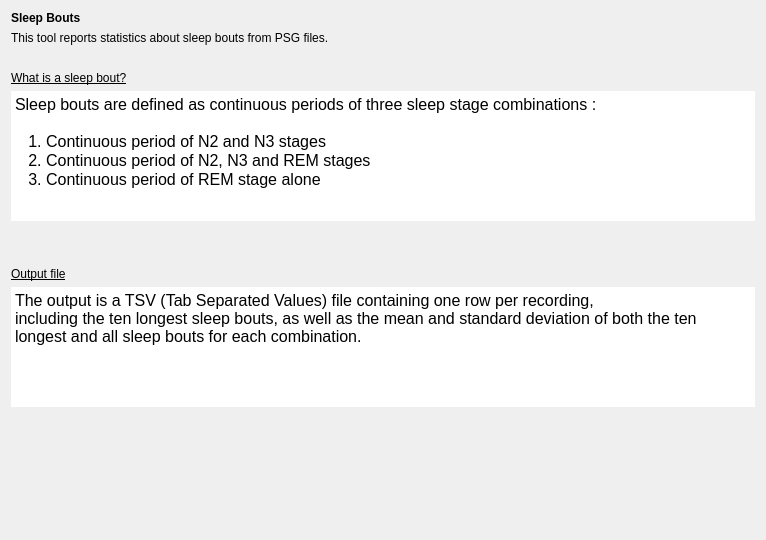
<?xml version="1.0" encoding="UTF-8"?>
<ui version="4.0">
 <class>IntroStep</class>
 <widget class="QWidget" name="IntroStep">
  <property name="geometry">
   <rect>
    <x>0</x>
    <y>0</y>
    <width>766</width>
    <height>540</height>
   </rect>
  </property>
  <property name="windowTitle">
   <string>Form</string>
  </property>
  <property name="styleSheet">
   <string notr="true">font: 12pt &quot;Roboto&quot;;</string>
  </property>
  <layout class="QHBoxLayout" name="horizontalLayout_2">
   <item>
    <layout class="QVBoxLayout" name="verticalLayout_4">
     <item>
      <layout class="QVBoxLayout" name="verticalLayout">
       <item>
        <widget class="QLabel" name="label">
         <property name="text">
          <string>&lt;html&gt;&lt;head/&gt;&lt;body&gt;&lt;p&gt;&lt;span style=&quot; font-weight:600;&quot;&gt;Sleep Bouts&lt;/span&gt;&lt;/p&gt;&lt;/body&gt;&lt;/html&gt;</string>
         </property>
        </widget>
       </item>
       <item>
        <widget class="QLabel" name="label_2">
         <property name="text">
          <string>This tool reports statistics about sleep bouts from PSG files.</string>
         </property>
        </widget>
       </item>
      </layout>
     </item>
     <item>
      <spacer name="verticalSpacer">
       <property name="orientation">
        <enum>Qt::Orientation::Vertical</enum>
       </property>
       <property name="sizeType">
        <enum>QSizePolicy::Policy::Fixed</enum>
       </property>
       <property name="sizeHint" stdset="0">
        <size>
         <width>20</width>
         <height>20</height>
        </size>
       </property>
      </spacer>
     </item>
     <item>
      <layout class="QVBoxLayout" name="verticalLayout_2">
       <item>
        <widget class="QLabel" name="label_3">
         <property name="text">
          <string>&lt;html&gt;&lt;head/&gt;&lt;body&gt;&lt;p&gt;&lt;span style=&quot; text-decoration: underline;&quot;&gt;What is a sleep bout?&lt;/span&gt;&lt;/p&gt;&lt;/body&gt;&lt;/html&gt;</string>
         </property>
        </widget>
       </item>
       <item>
        <widget class="QTextEdit" name="textEdit_2">
         <property name="maximumSize">
          <size>
           <width>16777215</width>
           <height>130</height>
          </size>
         </property>
         <property name="frameShape">
          <enum>QFrame::Shape::NoFrame</enum>
         </property>
         <property name="frameShadow">
          <enum>QFrame::Shadow::Plain</enum>
         </property>
         <property name="lineWidth">
          <number>0</number>
         </property>
         <property name="readOnly">
          <bool>true</bool>
         </property>
         <property name="html">
          <string>&lt;!DOCTYPE HTML PUBLIC &quot;-//W3C//DTD HTML 4.0//EN&quot; &quot;http://www.w3.org/TR/REC-html40/strict.dtd&quot;&gt;
&lt;html&gt;&lt;head&gt;&lt;meta name=&quot;qrichtext&quot; content=&quot;1&quot; /&gt;&lt;meta charset=&quot;utf-8&quot; /&gt;&lt;style type=&quot;text/css&quot;&gt;
p, li { white-space: pre-wrap; }
hr { height: 1px; border-width: 0; }
li.unchecked::marker { content: &quot;\2610&quot;; }
li.checked::marker { content: &quot;\2612&quot;; }
&lt;/style&gt;&lt;/head&gt;&lt;body style=&quot; font-family:'Roboto'; font-size:12pt; font-weight:400; font-style:normal;&quot;&gt;
&lt;p style=&quot; margin-top:0px; margin-bottom:0px; margin-left:0px; margin-right:0px; -qt-block-indent:0; text-indent:0px;&quot;&gt;Sleep bouts are defined as continuous periods of three sleep stage combinations : &lt;br /&gt;&lt;/p&gt;
&lt;p style=&quot; margin-top:0px; margin-bottom:0px; margin-left:0px; margin-right:0px; -qt-block-indent:0; text-indent:0px;&quot;&gt;   1. Continuous period of N2 and N3 stages&lt;/p&gt;
&lt;p style=&quot; margin-top:0px; margin-bottom:0px; margin-left:0px; margin-right:0px; -qt-block-indent:0; text-indent:0px;&quot;&gt;   2. Continuous period of N2, N3 and REM stages&lt;/p&gt;
&lt;p style=&quot; margin-top:0px; margin-bottom:0px; margin-left:0px; margin-right:0px; -qt-block-indent:0; text-indent:0px;&quot;&gt;   3. Continuous period of REM stage alone&lt;/p&gt;&lt;/body&gt;&lt;/html&gt;</string>
         </property>
        </widget>
       </item>
       <item>
        <widget class="QLabel" name="label_5">
         <property name="text">
          <string/>
         </property>
         <property name="alignment">
          <set>Qt::AlignmentFlag::AlignLeading|Qt::AlignmentFlag::AlignLeft|Qt::AlignmentFlag::AlignVCenter</set>
         </property>
        </widget>
       </item>
      </layout>
     </item>
     <item>
      <spacer name="verticalSpacer_2">
       <property name="orientation">
        <enum>Qt::Orientation::Vertical</enum>
       </property>
       <property name="sizeType">
        <enum>QSizePolicy::Policy::Fixed</enum>
       </property>
       <property name="sizeHint" stdset="0">
        <size>
         <width>20</width>
         <height>20</height>
        </size>
       </property>
      </spacer>
     </item>
     <item>
      <layout class="QVBoxLayout" name="verticalLayout_3">
       <item>
        <widget class="QLabel" name="label_6">
         <property name="text">
          <string>&lt;html&gt;&lt;head/&gt;&lt;body&gt;&lt;p&gt;&lt;span style=&quot; text-decoration: underline;&quot;&gt;Output file&lt;/span&gt;&lt;/p&gt;&lt;/body&gt;&lt;/html&gt;</string>
         </property>
        </widget>
       </item>
       <item>
        <widget class="QTextEdit" name="textEdit">
         <property name="maximumSize">
          <size>
           <width>16777215</width>
           <height>120</height>
          </size>
         </property>
         <property name="frameShape">
          <enum>QFrame::Shape::NoFrame</enum>
         </property>
         <property name="frameShadow">
          <enum>QFrame::Shadow::Plain</enum>
         </property>
         <property name="lineWidth">
          <number>0</number>
         </property>
         <property name="readOnly">
          <bool>true</bool>
         </property>
         <property name="html">
          <string>&lt;!DOCTYPE HTML PUBLIC &quot;-//W3C//DTD HTML 4.0//EN&quot; &quot;http://www.w3.org/TR/REC-html40/strict.dtd&quot;&gt;
&lt;html&gt;&lt;head&gt;&lt;meta name=&quot;qrichtext&quot; content=&quot;1&quot; /&gt;&lt;meta charset=&quot;utf-8&quot; /&gt;&lt;style type=&quot;text/css&quot;&gt;
p, li { white-space: pre-wrap; }
hr { height: 1px; border-width: 0; }
li.unchecked::marker { content: &quot;\2610&quot;; }
li.checked::marker { content: &quot;\2612&quot;; }
&lt;/style&gt;&lt;/head&gt;&lt;body style=&quot; font-family:'Roboto'; font-size:12pt; font-weight:400; font-style:normal;&quot;&gt;
&lt;p style=&quot; margin-top:0px; margin-bottom:13px; margin-left:0px; margin-right:0px; -qt-block-indent:0; text-indent:0px;&quot;&gt;The output is a TSV (Tab Separated Values) file containing one row per recording, &lt;br /&gt;including the ten longest sleep bouts, as well as the mean and standard deviation of both the ten longest and all sleep bouts for each combination. &lt;/p&gt;&lt;/body&gt;&lt;/html&gt;</string>
         </property>
        </widget>
       </item>
      </layout>
     </item>
     <item>
      <spacer name="verticalSpacer_3">
       <property name="orientation">
        <enum>Qt::Orientation::Vertical</enum>
       </property>
       <property name="sizeHint" stdset="0">
        <size>
         <width>20</width>
         <height>40</height>
        </size>
       </property>
      </spacer>
     </item>
    </layout>
   </item>
  </layout>
 </widget>
 <resources>
  <include location="../../../../../snooz-toolbox/src/main/python/ui/themes/themes.qrc"/>
 </resources>
 <connections/>
 <slots>
  <slot>on_choose()</slot>
  <slot>on_input_format_changed()</slot>
 </slots>
</ui>
